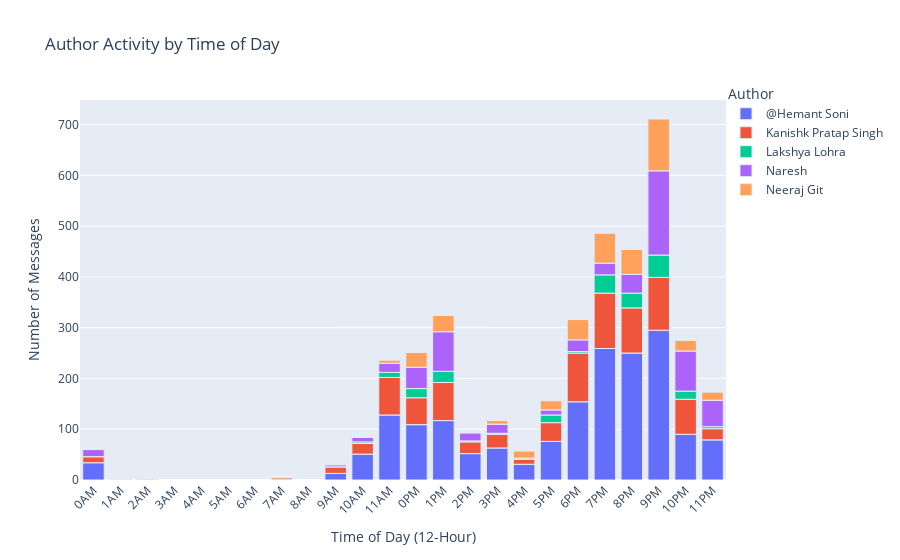

Notebook code for this chart:
### Code cell
df['Time'] = pd.to_datetime(df['Time'], format='%I:%M %p')

# Extract hour from Time column
df['Hour'] = df['Time'].dt.hour

# Categorize time as AM or PM
df['AMPM'] = df['Time'].dt.strftime('%p')

# Group data by Hour, AMPM, and Author and count messages
hourly_message_counts = df.groupby(['Hour', 'AMPM', 'Author']).size().unstack().fillna(0)

# Filter out rows with no messages
hourly_message_counts = hourly_message_counts[hourly_message_counts.sum(axis=1) > 0]

hourly_message_counts_long = hourly_message_counts.reset_index().melt(id_vars=['Hour', 'AMPM'], var_name='Author', value_name='Number of Messages')

# Create a bar plot using Plotly
fig = px.bar(hourly_message_counts_long, x='Hour', y='Number of Messages', color='Author',
             title='Author Activity by Time of Day', labels={'Hour': 'Time of Day (12-Hour)', 'Number of Messages': 'Number of Messages'},
             hover_data={'Hour': False, 'AMPM': False, 'Author': True, 'Number of Messages': True},
          )  # Add 'Hour' to the text parameter

# Format x-axis tick labels
hour_labels = [f"{hour % 12}{'AM' if hour < 12 else 'PM'}" for hour in range(24)]
fig.update_xaxes(tickmode='array', tickvals=list(range(24)), ticktext=hour_labels)

# Customize the x-axis tick angle and labels
fig.update_xaxes(tickangle=-45)

# Customize the layout
fig.update_layout(showlegend=True, legend=dict(orientation="v", x=1.0, y=1.05))
fig.update_traces(marker_line_width=1)

# Customize the hover template to display time, author, and number of messages
hover_template = '%{x}<br>@%{customdata[1]} : %{y}'
fig.update_traces( textfont=dict(family='Arial', size=12, color='black'), 
                  hovertemplate=hover_template)

# Show the plot
fig.show()

### Figure 1 — Plotly figure (JSON) as saved in the notebook; plotly's stock layout.template omitted (floating-point values rounded to 4 significant figures)
{"data": [{"alignmentgroup": "True", "customdata": [["AM", "@Hemant Soni"], ["AM", "@Hemant Soni"], ["AM", "@Hemant Soni"], ["AM", "@Hemant Soni"], ["AM", "@Hemant Soni"], ["AM", "@Hemant Soni"], ["AM", "@Hemant Soni"], ["PM", "@Hemant Soni"], ["PM", "@Hemant Soni"], ["PM", "@Hemant Soni"], ["PM", "@Hemant Soni"], ["PM", "@Hemant Soni"], ["PM", "@Hemant Soni"], ["PM", "@Hemant Soni"], ["PM", "@Hemant Soni"], ["PM", "@Hemant Soni"], ["PM", "@Hemant Soni"], ["PM", "@Hemant Soni"], ["PM", "@Hemant Soni"]], "hovertemplate": "%{x}<br>@%{customdata[1]} : %{y}", "legendgroup": "@Hemant Soni", "marker": {"color": "#636efa", "line": {"width": 1}, "pattern": {"shape": ""}}, "name": "@Hemant Soni", "offsetgroup": "@Hemant Soni", "orientation": "v", "showlegend": true, "textfont": {"color": "black", "family": "Arial", "size": 12}, "textposition": "auto", "type": "bar", "x": [0, 1, 2, 7, 9, 10, 11, 12, 13, 14, 15, 16, 17, 18, 19, 20, 21, 22, 23], "xaxis": "x", "y": [34, 0, 0, 2, 13, 51, 128, 109, 117, 52, 63, 31, 76, 154, 259, 250, 295, 90, 79], "yaxis": "y"}, {"alignmentgroup": "True", "customdata": [["AM", "Kanishk Pratap Singh"], ["AM", "Kanishk Pratap Singh"], ["AM", "Kanishk Pratap Singh"], ["AM", "Kanishk Pratap Singh"], ["AM", "Kanishk Pratap Singh"], ["AM", "Kanishk Pratap Singh"], ["AM", "Kanishk Pratap Singh"], ["PM", "Kanishk Pratap Singh"], ["PM", "Kanishk Pratap Singh"], ["PM", "Kanishk Pratap Singh"], ["PM", "Kanishk Pratap Singh"], ["PM", "Kanishk Pratap Singh"], ["PM", "Kanishk Pratap Singh"], ["PM", "Kanishk Pratap Singh"], ["PM", "Kanishk Pratap Singh"], ["PM", "Kanishk Pratap Singh"], ["PM", "Kanishk Pratap Singh"], ["PM", "Kanishk Pratap Singh"], ["PM", "Kanishk Pratap Singh"]], "hovertemplate": "%{x}<br>@%{customdata[1]} : %{y}", "legendgroup": "Kanishk Pratap Singh", "marker": {"color": "#EF553B", "line": {"width": 1}, "pattern": {"shape": ""}}, "name": "Kanishk Pratap Singh", "offsetgroup": "Kanishk Pratap Singh", "orientation": "v", "showlegend": true, "textfont": {"color": "black", "family": "Arial", "size": 12}, "textposition": "auto", "type": "bar", "x": [0, 1, 2, 7, 9, 10, 11, 12, 13, 14, 15, 16, 17, 18, 19, 20, 21, 22, 23], "xaxis": "x", "y": [12, 1, 0, 3, 13, 21, 74, 53, 75, 23, 27, 10, 37, 96, 109, 89, 104, 69, 22], "yaxis": "y"}, {"alignmentgroup": "True", "customdata": [["AM", "Lakshya Lohra"], ["AM", "Lakshya Lohra"], ["AM", "Lakshya Lohra"], ["AM", "Lakshya Lohra"], ["AM", "Lakshya Lohra"], ["AM", "Lakshya Lohra"], ["AM", "Lakshya Lohra"], ["PM", "Lakshya Lohra"], ["PM", "Lakshya Lohra"], ["PM", "Lakshya Lohra"], ["PM", "Lakshya Lohra"], ["PM", "Lakshya Lohra"], ["PM", "Lakshya Lohra"], ["PM", "Lakshya Lohra"], ["PM", "Lakshya Lohra"], ["PM", "Lakshya Lohra"], ["PM", "Lakshya Lohra"], ["PM", "Lakshya Lohra"], ["PM", "Lakshya Lohra"]], "hovertemplate": "%{x}<br>@%{customdata[1]} : %{y}", "legendgroup": "Lakshya Lohra", "marker": {"color": "#00cc96", "line": {"width": 1}, "pattern": {"shape": ""}}, "name": "Lakshya Lohra", "offsetgroup": "Lakshya Lohra", "orientation": "v", "showlegend": true, "textfont": {"color": "black", "family": "Arial", "size": 12}, "textposition": "auto", "type": "bar", "x": [0, 1, 2, 7, 9, 10, 11, 12, 13, 14, 15, 16, 17, 18, 19, 20, 21, 22, 23], "xaxis": "x", "y": [0, 0, 0, 0, 0, 3, 10, 18, 22, 2, 2, 1, 15, 3, 36, 29, 44, 16, 4], "yaxis": "y"}, {"alignmentgroup": "True", "customdata": [["AM", "Naresh"], ["AM", "Naresh"], ["AM", "Naresh"], ["AM", "Naresh"], ["AM", "Naresh"], ["AM", "Naresh"], ["AM", "Naresh"], ["PM", "Naresh"], ["PM", "Naresh"], ["PM", "Naresh"], ["PM", "Naresh"], ["PM", "Naresh"], ["PM", "Naresh"], ["PM", "Naresh"], ["PM", "Naresh"], ["PM", "Naresh"], ["PM", "Naresh"], ["PM", "Naresh"], ["PM", "Naresh"]], "hovertemplate": "%{x}<br>@%{customdata[1]} : %{y}", "legendgroup": "Naresh", "marker": {"color": "#ab63fa", "line": {"width": 1}, "pattern": {"shape": ""}}, "name": "Naresh", "offsetgroup": "Naresh", "orientation": "v", "showlegend": true, "textfont": {"color": "black", "family": "Arial", "size": 12}, "textposition": "auto", "type": "bar", "x": [0, 1, 2, 7, 9, 10, 11, 12, 13, 14, 15, 16, 17, 18, 19, 20, 21, 22, 23], "xaxis": "x", "y": [14, 2, 2, 0, 4, 9, 18, 42, 78, 16, 18, 1, 10, 23, 23, 37, 166, 79, 52], "yaxis": "y"}, {"alignmentgroup": "True", "customdata": [["AM", "Neeraj Git"], ["AM", "Neeraj Git"], ["AM", "Neeraj Git"], ["AM", "Neeraj Git"], ["AM", "Neeraj Git"], ["AM", "Neeraj Git"], ["AM", "Neeraj Git"], ["PM", "Neeraj Git"], ["PM", "Neeraj Git"], ["PM", "Neeraj Git"], ["PM", "Neeraj Git"], ["PM", "Neeraj Git"], ["PM", "Neeraj Git"], ["PM", "Neeraj Git"], ["PM", "Neeraj Git"], ["PM", "Neeraj Git"], ["PM", "Neeraj Git"], ["PM", "Neeraj Git"], ["PM", "Neeraj Git"]], "hovertemplate": "%{x}<br>@%{customdata[1]} : %{y}", "legendgroup": "Neeraj Git", "marker": {"color": "#FFA15A", "line": {"width": 1}, "pattern": {"shape": ""}}, "name": "Neeraj Git", "offsetgroup": "Neeraj Git", "orientation": "v", "showlegend": true, "textfont": {"color": "black", "family": "Arial", "size": 12}, "textposition": "auto", "type": "bar", "x": [0, 1, 2, 7, 9, 10, 11, 12, 13, 14, 15, 16, 17, 18, 19, 20, 21, 22, 23], "xaxis": "x", "y": [0, 0, 0, 0, 1, 0, 6, 29, 32, 0, 7, 14, 18, 40, 59, 49, 102, 21, 16], "yaxis": "y"}], "layout": {"barmode": "relative", "legend": {"orientation": "v", "title": {"text": "Author"}, "tracegroupgap": 0, "x": 1, "y": 1.05}, "showlegend": true, "title": {"text": "Author Activity by Time of Day"}, "xaxis": {"anchor": "y", "domain": [0, 1], "tickangle": -45, "tickmode": "array", "ticktext": ["0AM", "1AM", "2AM", "3AM", "4AM", "5AM", "6AM", "7AM", "8AM", "9AM", "10AM", "11AM", "0PM", "1PM", "2PM", "3PM", "4PM", "5PM", "6PM", "7PM", "8PM", "9PM", "10PM", "11PM"], "tickvals": [0, 1, 2, 3, 4, 5, 6, 7, 8, 9, 10, 11, 12, 13, 14, 15, 16, 17, 18, 19, 20, 21, 22, 23], "title": {"text": "Time of Day (12-Hour)"}}, "yaxis": {"anchor": "x", "domain": [0, 1], "title": {"text": "Number of Messages"}}}}
